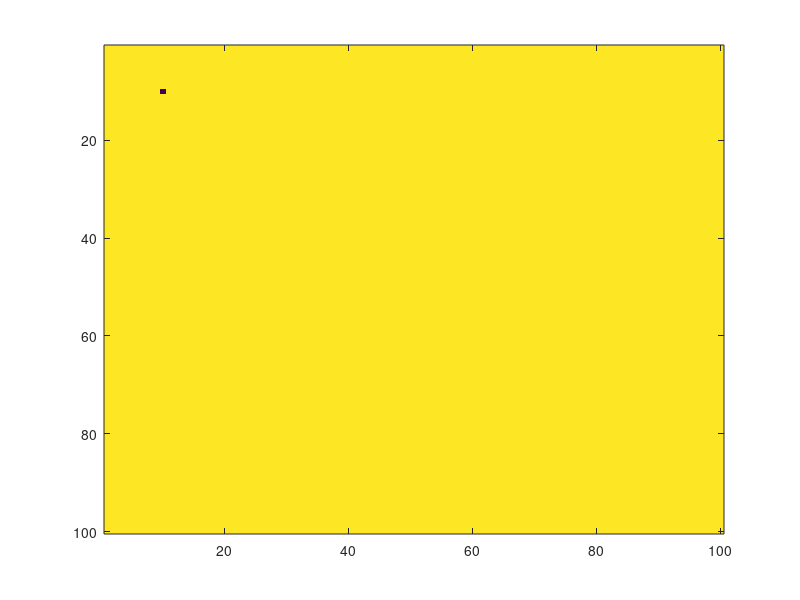

This figure's MATLAB source: (Note: this script raises an error after producing the figure.)
%% INITIALIZATION

N = 10^2;

row = [1 2 3 4]; % Initialize row vector

col = [1;2;3;4]; % Initilize col vector

mat = [1 2;3 4]; % Initilize matrix

tic; % mark any command and press F1 to get info
for i = 1:N
    for j = 1:N
        A(i,j) = 1;
    end
end
t1 = toc;

tic;
B = ones(N,N); % View variables in workspace
t2 = toc;

% Print something to the command window
disp(['Clever Initialization is ' num2str(round(t1/t2)) 'x faster'])
% Strings can be concatenated [str1 str2 ...]

% Be aware of variable scope and lifetime!

% SEE ALSO
% NxN Matrix: A = ones(N,N)
% 1xN Column Vector: A = ones(N,1)
% Nx1 Row Vector: A = ones(1,N)

%% COMPUTATION
clear all   % Clear all variables
clc         % Clear command window
N = 10^2;

A = ones(N,N);
B = ones(N,N);
C = zeros(N,N);

% Compute matrix product C = A*B
tic;
for i = 1:N
    for j = 1:N
        for k = 1:N
            C(i,j) = C(i,j) + A(i,k)*B(k,j);
        end
    end
end
t1 = toc;

tic;
C = A*B;
t2 = toc;

disp(['Clever Matrix-Multiplication is ' num2str(round(t1/t2)) 'x faster'])

% SEE ALSO
% Add scalar c to all matrix elements: A + c
% Elementwise multiplication with scalar: c*A
% Apply functions elementwise: sqrt(A)
% Perform matrix-vector multiplication: A*b
% Matlab is sensitive to the shape of arrays!

%% ACCESSING ELEMENTS

clear all
clc
N = 10^2;

C = 100*ones(N,N); % How does C look like? -> check in workspace
C(10,20) = 0; % Access element that is in row 10 AND column 20
image(C)

waitforbuttonpress()

C = 100*ones(N,N);
C(10,[20,30]) = 0; % Access elements that are in (row 10) AND (column 20 OR 30)
image(C)            

waitforbuttonpress()

C = 100*ones(N,N);
C(10,:) = 0; % Access all elements in row 10
image(C)

waitforbuttonpress()

C = 100*ones(N,N);
C([10,20],[30,40]) = 0; % Access elements that are in (row 10 OR 20) AND (column 30 OR 40)
image(C)

waitforbuttonpress()

C = 100*ones(N,N);
C(10:20,30:40) = 0; % Access all elements that are within rows 10 to 20 AND columns 30 to 40
image(C)

waitforbuttonpress()

C = 100*ones(N,N);
mask = false(N,N);
mask(10,10) = true;
C(mask) = 0; % Access all elements that are true in mask (same shape as C!)
image(C)

%% FUNCTIONS

clear all
clc

[out1,out2] = FunctionExample(2,3); % If there are several outputs, use output array to catch them

sqrt5 = mysqrt(5,2); % Recursive Function

%% PLOTTING

clear all
clc

x = linspace(0,2*pi); % Initialize x to row vector with 100 evenly spaced values between 0 and pi
ysin = sin(x); % Perform elementwise sinus and store result in row vector ysin

waitforbuttonpress()

% Basic plot
plot(x,ysin)

waitforbuttonpress()

% Plot several graphs in one
ycos = cos(x);
plot(x,ysin,x,ycos)

waitforbuttonpress()

% Plot sinus with red cross markers and cosinus with connected green circles
plot(x,ysin,'rx',x,ycos,'go-')

%% MATH FUNCTIONS
% There are many, just hit F1 or search the web

%% ADVANCED TOOLBOXES
% Signal Processing, Image Processing, Machine Learning, you name it...

%% DATA IM&EXPORT
% Manually: Use Import Data button in GUI

clear all
clc

outdata = randi(10,10);

dlmwrite('datafile.dat',outdata,' '); % export outdata
type('datafile.dat') % view datafile
indata = dlmread('datafile.dat'); % import datafile

%%

















